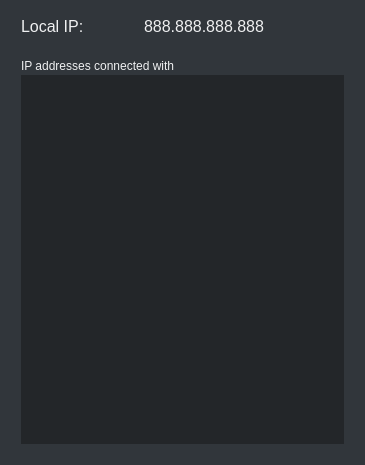
<?xml version="1.0" encoding="UTF-8"?>
<ui version="4.0">
 <class>Form</class>
 <widget class="QWidget" name="Form">
  <property name="geometry">
   <rect>
    <x>0</x>
    <y>0</y>
    <width>365</width>
    <height>465</height>
   </rect>
  </property>
  <property name="windowTitle">
   <string>Watcher - IP Addresses</string>
  </property>
  <property name="windowIcon">
   <iconset>
    <normaloff>../resources/logo.png</normaloff>../resources/logo.png</iconset>
  </property>
  <property name="styleSheet">
   <string notr="true">QToolTip
 {
    border: none;
    background-color: #31363b;
    alternate-background-color: #3b4045;
    color: #eff0f1;
    padding: 1px;  /* we need to chnge this */
    opacity: 200;
 }
 
 QWidget
 {
     color: #eff0f1;
     background-color: #31363b;
     selection-background-color:#3daee9;
     selection-color: #eff0f1;
     outline: 0;
 }
 
 QWidget:item:hover
 {
     background-color: #3daee9;
     color: #eff0f1;
 }
 
 QWidget:item:selected
 {
     background-color: #3daee9;
 }
 
 QGroupBox::indicator
 {
     margin-left: 0.2ex;
 }
 
 QMenuBar
 {
     background-color: #31363b;
     color: #eff0f1;
 }
 
 QMenuBar::item
 {
     background: transparent;
 }
 
 QMenuBar::item:selected
 {
     background: transparent;
     border: none; 
 }
 
 QMenuBar::item:pressed
 {
     border: none;
     background-color: #3daee9;
     color: #eff0f1;
     margin-bottom: -0.1ex;  /* maybe we will change this */
     padding-bottom: 0.1ex;  /* this too */
 }
 
 QMenu
 {
     border: none;
     color: #eff0f1;
     margin: 0.2ex;  /* hmmmmmmmm */
 }
 
 QMenu::icon
 {
     margin: 0.5ex;
 }
 
 QMenu::item
 {
     padding: 0.5ex 3ex 0.5ex 3ex;
     margin-left: 0.5ex;
     border: none;
 }
 
 QMenu::item:selected
 {
     color: #eff0f1;
 }
 
 QMenu::separator
 {
     height: 0.2ex;
     background: lightblue;
     margin-left: 1ex;
     margin-right: 0.5ex;
 }
 
 QAbstractItemView
 {
     alternate-background-color: #31363b;
     color: #eff0f1;
     border: none;
     border-radius: 0.2ex;
 }
 
 QWidget:focus,
 QMenuBar:focus
 {
     border: none;
 }
 
 QTabWidget:focus,
 QCheckBox:focus,
 QRadioButton:focus,
 QSlider:focus
 {
     border: none;
 }
 
 QLineEdit
 {
     background-color: #232629; 
     padding: 0.5ex;
     border: none;
     border-radius: 0.2ex;
     color: #eff0f1;
 }
 

 QAbstractScrollArea
 {
     border-radius: 0.2ex;
     border: none;
     background-color: transparent;
 }
 
 QScrollBar:horizontal
 {
     height: 10px;
     margin: 0.3ex 1.5ex 0.3ex 1.5ex;
     border: none;
     border-radius: 4px;
     background-color: #2A2929;
 }
 
 QScrollBar::handle:horizontal
 {
     background-color: #3daee9;
     min-width: 60px;
     border-radius: 4px;
 }
 
 QScrollBar::add-line:horizontal
 {
     margin: 0px 0.3ex 0px 0.3ex;
     width: 1ex;
     height: 1ex;
     subcontrol-position: right;
     subcontrol-origin: margin;
 }
 
 QScrollBar::sub-line:horizontal
 {
     margin: 0ex 0.3ex 0ex 0.3ex;
     width: 1ex;
     height: 1ex;
     subcontrol-position: left;
     subcontrol-origin: margin;
 }
 
 QScrollBar::add-line:horizontal:hover,
 QScrollBar::add-line:horizontal:on
 {
     width: 1ex;
     height: 1ex;
     subcontrol-position: right;
     subcontrol-origin: margin;
 }
 
 
 QScrollBar::sub-line:horizontal:hover,
 QScrollBar::sub-line:horizontal:on
 {
     width: 1ex;
     height: 1ex;
     subcontrol-position: left;
     subcontrol-origin: margin;
 }
 
 QScrollBar::up-arrow:horizontal,
 QScrollBar::down-arrow:horizontal
 {
     background: none;
 }
 
 
 QScrollBar::add-page:horizontal,
 QScrollBar::sub-page:horizontal
 {
     background: none;
 }
 
 QScrollBar:vertical
 {
     background-color: #2A2929;
     width: 10px;
     margin: 1.5ex 0.3ex 1.5ex 0.3ex;
     border: none;
     border-radius: 4px;
 }
 
 QScrollBar::handle:vertical
 {
     background-color: #3daee9;
     min-height: 40px;
     border-radius: 4px;
 }
 
 QScrollBar::sub-line:vertical
 {
     margin: 0.3ex 0ex 0.3ex 0ex;
     height: 1ex;
     width: 1ex;
     subcontrol-position: top;
     subcontrol-origin: margin;
 }
 
 QScrollBar::add-line:vertical
 {
     margin: 0.3ex 0ex 0.3ex 0ex;
     height: 1ex;
     width: 1ex;
     subcontrol-position: bottom;
     subcontrol-origin: margin;
 }
 
 QScrollBar::sub-line:vertical:hover,
 QScrollBar::sub-line:vertical:on
 {
     height: 1ex;
     width: 1ex;
     subcontrol-position: top;
     subcontrol-origin: margin;
 }
 
 
 QScrollBar::add-line:vertical:hover,
 QScrollBar::add-line:vertical:on
 {
     height: 1ex;
     width: 1ex;
     subcontrol-position: bottom;
     subcontrol-origin: margin;
 }
 
 QScrollBar::up-arrow:vertical, QScrollBar::down-arrow:vertical
 {
     background: none;
 }
 
 
 QScrollBar::add-page:vertical, QScrollBar::sub-page:vertical
 {
     background: none;
 }
 
 QTextEdit
 {
     background-color: #232629;
     color: #eff0f1;
     border: none;
 }
 
 QPlainTextEdit
 {
     background-color: #232629;;
     color: #eff0f1;
     border-radius: 0.2ex;
     border: none;
 }
 
 /* #################################################################################*/
 QHeaderView::section
 {
     background-color: #76797c;
     color: #eff0f1;
     padding: 0.5ex;
     border: none;
 }
 
 QSizeGrip
 {
     width: 1.2ex;
     height: 1.2ex;
 }

 QToolBar
 {
     border: none;
     background: 0.1ex solid #31363b;
     font-weight: bold;
 }
 
 QToolBar::handle:horizontal
 {
     width : 1.6ex;
     height : 6.4ex;
 }
 
 QToolBar::handle:vertical
 {
     width : 5.4ex;
     height : 1ex;
 }
 
 QToolBar::separator:horizontal
 {
     width : 0.7ex;
     height : 6.3ex;
 }
 
 QToolBar::separator:vertical
 {
     width : 6.3ex;
     height : 0.7ex;
 }
 
 QPushButton
 {
    color: #eff0f1;
    background-color: qlineargradient(x1: 0.5, y1: 0.5 x2: 0.5, y2: 1, stop: 0 #3b4045, stop: 0.5 #31363b);
    border : none;
    padding : 0.5ex;
    border-radius : 0.2ex;
    outline : none;
 }
 
 QPushButton:disabled
 {  
    color: #eff0f1;
    background-color:transparent;
    padding : 0.5ex;
    border : none;
    border-radius : 0.2ex;
    outline : none; 
 }
 
 QPushButton:focus
 {
    color: white;
 }
 
 QPushButton:pressed
 {
     background-color: #31363b;
     padding-top: -1.5ex;
     padding-bottom: -1.7ex;
 }

 QPushButton:checked
 {
     background-color: #76797c;
 }
 
 QPushButton:hover
 {
     background-color: qlineargradient(x1: 0.5, y1: 0.5 x2: 0.5, y2: 1, stop: 0 #454a4f, stop: 0.5 #3b4045);
     color: #eff0f1;
 }
 
 QPushButton:checked:hover
 {
     background-color: qlineargradient(x1: 0.5, y1: 0.5 x2: 0.5, y2: 1, stop: 0 #808386, stop: 0.5 #76797c);
     color: #eff0f1;
 }
 
 QLineEdit:hover
 {
     border: none;  /* we wont change this i guess */
     color: #eff0f1;
 }
 
 QComboBox:hover:pressed,
 QPushButton:hover:pressed,
 QAbstractSpinBox:hover:pressed,
 QLineEdit:hover:pressed,
 QTextEdit:hover:pressed,
 QPlainTextEdit:hover:pressed,
 QAbstractView:hover:pressed,
 QTreeView:hover:pressed
 {
     background-color: #31363b; 
 }
 
 QAbstractSpinBox
 {
     padding: 0.5ex;
     border: none;
     background-color: #232629;
     color: #eff0f1;
     border-radius: 0.2ex;
     min-width: 7ex; /* change this */
 }
 
 QAbstractSpinBox:up-button
 {
     background-color: transparent;
     subcontrol-origin: border;
     subcontrol-position: center right;
 }
 
 QAbstractSpinBox:down-button
 {
     background-color: transparent;
     subcontrol-origin: border;
     subcontrol-position: center left;
 }
 
 QAbstractSpinBox::up-arrow,
 QAbstractSpinBox::up-arrow:disabled,
 QAbstractSpinBox::up-arrow:off
 {
     width: 0.9ex;
     height: 0.6ex;
 }
 
 QAbstractSpinBox::up-arrow:hover
 {
     width: 0.9ex;
     height: 0.6ex;
 }
 
 QAbstractSpinBox::down-arrow,
 QAbstractSpinBox::down-arrow:disabled,
 QAbstractSpinBox::down-arrow:off
 {
     width: 0.9ex;
     height: 0.6ex;
 }
 
 QAbstractSpinBox::down-arrow:hover
 {
     width: 0.9ex;
     height: 0.6ex;
 }
 
 /* BORDERS */
 QTabWidget::pane
 {
     padding: 0.5ex;
     margin: 0.1ex;
 }
 
 QTabWidget::pane:top
 {
     border: none;
     top: -0.1ex;
 }
 
 QTabWidget::pane:bottom
 {
     border: none;
     bottom: -0.1ex;
 }
 
 QTabWidget::pane:left
 {
     border: none;
     right: -0.1ex;
 }
 
 QTabWidget::pane:right
 {
     border: none;
     left: -0.1ex;
 }
 
 
 QTabBar
 {
     qproperty-drawBase: 0;
     left: 0.5ex; 
     border-radius: 0.3ex;
 }
 
 QTabBar::close-button
 {
     background: transparent;
 }
 
 QTabBar::close-button:hover
 {
     width: 1.2ex;
     height: 1.2ex;
     background: transparent;
 }
 
 QTabBar::close-button:pressed
 {
     width: 1.2ex;
     height: 1.2ex;
     background: transparent;
 }
 
 /* TOP TABS */
 QTabBar::tab:top
 {
     color: #eff0f1;
     border: none;
     background-color: #31363b;
     padding: 0.5ex;
     min-width: 50px;
 }
 
 QTabBar::tab:top:last,
 QTabBar::tab:top:only-one
 {
     color: #eff0f1;
     border:none;
     background-color: #31363b;
     padding: 0.5ex;
     min-width: 50px;
 }
 
 QTabBar::tab:top:!selected
 {
     color: #eff0f1;
     background-color: #54575B;
     border: none;
 }
 
 QTabBar::tab:top:first:!selected
 {
     color: #eff0f1;
     background-color: #54575B;
     border: none;
 }
 
 QTabBar::tab:top:!selected:hover
 {
     background-color: rgba(61, 173, 232, 0.2);
     border: none;
 }
 
 QTabBar::tab:top:!selected:first:hover
 {
     background-color: rgba(61, 173, 232, 0.2);
     border: none;
 }
 
 /* BOTTOM TABS */
 
 QTabBar::tab:bottom
 {
     color: #eff0f1;
     border: none;
     padding: 0.5ex;
     min-width: 50px;
 }
 
 QTabBar::tab:bottom:last,
 QTabBar::tab:bottom:only-one
 {
     color: #eff0f1;
     border: none;
     background-color: #31363b;
     padding: 0.5ex;
     min-width: 50px;
 }
 
 QTabBar::tab:bottom:!selected
 {
     color: #eff0f1;
     background-color: #54575B;
     border: none;
 }
 
 QTabBar::tab:bottom:first:!selected
 {
     color: #eff0f1;
     background-color: #54575B;
     border: none;
 }
 
 QTabBar::tab:bottom:!selected:hover
 {
     background-color: rgba(61, 173, 232, 0.2);
     border: none;
 }
 
 QTabBar::tab:bottom:!selected:first:hover
 {
     background-color: rgba(61, 173, 232, 0.2);
     border: none;
 }
 
 /* LEFT TABS */
 QTabBar::tab:left
 {
     color: #eff0f1;
     border: none;
     background-color: #31363b;
     padding: 0.5ex;
     min-height: 50px;
 }
 
 QTabBar::tab:left:last,
 QTabBar::tab:left:only-one
 {
     color: #eff0f1;
     border: none;
     background-color: #31363b;
     padding: 0.5ex;
     min-height: 50px;
 }
 
 QTabBar::tab:left:!selected
 {
     color: #eff0f1;
     background-color: #54575B;
     border:none;
 }
 
 QTabBar::tab:left:!selected:hover
 {
     background-color: rgba(61, 173, 232, 0.2);
     border:none;
 }
 
 QTabBar::tab:left:!selected:first:hover
 {
     background-color: rgba(61, 173, 232, 0.2);
     border: 0.1ex rgba(61, 173, 232, 0.2);
 }
 
 /* RIGHT TABS */
 QTabBar::tab:right
 {
     color: #eff0f1;
     border: none;
     background-color: #31363b;
     padding: 0.5ex;
     min-height: 50px;
 }
 
 QTabBar::tab:right:last,
 QTabBar::tab:right:only-one
 {
     color: #eff0f1;
     border: none;
     background-color: #31363b;
     padding: 0.5ex;
     min-height: 50px;
 }
 
 QTabBar::tab:right:!selected
 {
     color: #eff0f1;
     background-color: #54575B;
     border: none;
 }
 
 QTabBar::tab:right:!selected:hover
 {
     background-color: rgba(61, 173, 232, 0.2);
     border:none;
 }
 
 QTabBar::tab:right:!selected:first:hover
 {
     background-color: rgba(61, 173, 232, 0.2);
     border: none;
 }

 QDockWidget
 {
     background: #31363b;
     border: none;
 }
 
 QDockWidget::close-button,
 QDockWidget::float-button
 {
     border: 0.1ex solid transparent;
     border-radius: 0.2ex;
     background: transparent;
 }

 QTreeView,
 QListView
 {
     border: none;
     background-color: #232629;
 }
 
 QTableView::item,
 QListView::item,
 QTreeView::item
 {
     padding: 0.3ex;
 }
 
 QTableView::item:!selected:hover,
 QListView::item:!selected:hover,
 QTreeView::item:!selected:hover
 {
     background-color: rgba(61, 173, 232, 0.2);
     outline: 0;
     color: #eff0f1;
     padding: 0.3ex;
 }
 
 
 QSlider::groove:horizontal
 {
     border: none;
     height: 0.4ex;
     background: #565a5e;
     margin: 0ex;
     border-radius: 0.2ex;
 }
 
 QSlider::handle:horizontal
 {
     background: #232629;
     border: none;
     width: 1.6ex;
     height: 1.6ex;
     margin: -0.8ex 0;
     border-radius: 0.9ex;
 }
 
 QSlider::groove:vertical
 {
     border: none;
     width: 0.4ex;
     background: #565a5e;
     margin: 0ex;
     border-radius: 0.3ex;
 }
 
 QSlider::handle:vertical
 {
     background: #232629;
     border: none;
     width: 1.6ex;
     height: 1.6ex;
     margin: 0 -0.8ex;
     border-radius: 0.9ex;
 }
 
 QSlider::handle:horizontal:hover,
 QSlider::handle:horizontal:focus,
 QSlider::handle:vertical:hover,
 QSlider::handle:vertical:focus
 {
     border:none;
 }
 
 QSlider::sub-page:horizontal,
 QSlider::add-page:vertical
 {
     background: #3daee9;
     border-radius: 0.3ex;
 }
 
 QSlider::add-page:horizontal,
 QSlider::sub-page:vertical
 {
     background: #626568;
     border-radius: 0.3ex;
 }
 
 QToolButton
 {
     background-color: transparent;
     border: none;
     border-radius: 0.2ex;
     margin: 0.3ex;
     padding: 0.5ex;
 }
 
 QToolButton[popupMode=&quot;1&quot;]  /* only for MenuButtonPopup */
 {
     padding-right: 2ex; /* make way for the popup button */
 }
 
 QToolButton[popupMode=&quot;2&quot;]  /* only for InstantPopup */
 {
     padding-right: 1ex; /* make way for the popup button */
 }
 
 QToolButton:hover,
 QToolButton::menu-button:hover
 {
     background-color: transparent;
     border: none;
 }
 
 QToolButton:checked,
 QToolButton:pressed,
 QToolButton::menu-button:pressed
 {
     background-color: #3daee9;
     border: none;
     padding: 0.5ex;
 }
 
 QToolButton::menu-button
 {
     border:none;
     width: 1ex;
     padding: 0.5ex;
     outline: none;
 }
 
 QToolButton::menu-arrow:open
 {
     border: none;
 }
 
 QPushButton::menu-indicator
 {
     subcontrol-origin: padding;
     subcontrol-position: bottom right;
     left: 0.8ex;
 }
 
 QTableView
 {
     border: none;
     gridline-color: #31363b;
     background-color: #232629;
 }
 
 
 QTableView,
 QHeaderView
 {
     border-radius: 0px;
 }
 
 QTableView::item:pressed,
 QListView::item:pressed,
 QTreeView::item:pressed
 {
     background: #3daee9;
     color: #eff0f1;
 }
 
 QTableView::item:selected:active,
 QTreeView::item:selected:active,
 QListView::item:selected:active
 {
     background: #3daee9;
     color: #eff0f1;
 }
 
 QListView::item:selected:hover,
 QTreeView::item:selected:hover
 {
     background-color: #47b8f3;
     color: #eff0f1;
 }
 
 QHeaderView
 {
     background-color: #31363b;
     border: 0.1ex transparent;
     border-radius: 0px;
     margin: 0px;
     padding: 0px;
 
 }
 
 QHeaderView::section
 {
     background-color: #31363b;
     color: #eff0f1;
     padding: 0.5ex;
     border: none;
     border-radius: 0px;
     text-align: center;
 }
 
 QHeaderView::section::vertical::first,
 QHeaderView::section::vertical::only-one
 {
     border-top: 0.1ex solid #76797c;
 }
 
 QHeaderView::section::vertical
 {
     border-top: transparent;
 }
 
 QHeaderView::section::horizontal::first,
 QHeaderView::section::horizontal::only-one
 {
     border-left: 0.1ex solid #76797c;
 }
 
 QHeaderView::section::horizontal
 {
     border-left: transparent;
 }
 
 
 QHeaderView::section:checked
 {
     color: white;
     background-color: #334e5e;
 }


 QTableCornerButton::section
 {
     background-color: #31363b;
     border: none;
     border-radius: 0px;
 }
 
 QToolBox
 {
     padding: 0.5ex;
     border: none;
 }
 
 QToolBox:selected
 {
     background-color: #31363b;
     border-color: none;
 }
 
 QToolBox:hover
 {
     border-color: none;
 }
 
 QSplitter::handle
 {
     border: none;
 }
 
 QSplitter::handle:hover
 {
     background-color: #787876;
     border: none;
 }
 
 QSplitter::handle:horizontal
 {
     width: 0.1ex;
 }
 
 QSplitter::handle:vertical
 {
     height: 0.1ex;
 }
 
 QSpinBox
 {
     padding-right: 1.5ex;
 }
 
 QSpinBox::up-button
 {
     subcontrol-origin: content;
     subcontrol-position: right top;
     width: 1.6ex;
     border-width: 0.1ex;
 }
 
 QSpinBox::up-arrow
 {
     width: 0.9ex;
     height: 0.6ex;
 }
 
 QSpinBox::up-arrow:hover,
 QSpinBox::up-arrow:pressed
 {
     width: 0.9ex;
     height: 0.6ex;
 }
 
 QSpinBox::down-button
 {
     subcontrol-origin: content;
     subcontrol-position: right bottom;
     width: 1.6ex;
     border-width: 0.1ex;
 }
 
 QSpinBox::down-arrow
 {
     width: 0.9ex;
     height: 0.6ex;
 }
 
 QSpinBox::down-arrow:hover,
 QSpinBox::down-arrow:pressed
 {
     width: 0.9ex;
     height: 0.6ex;
 }</string>
  </property>
  <layout class="QVBoxLayout" name="verticalLayout">
   <item>
    <layout class="QHBoxLayout" name="horizontalLayout">
     <property name="leftMargin">
      <number>10</number>
     </property>
     <property name="topMargin">
      <number>0</number>
     </property>
     <property name="rightMargin">
      <number>10</number>
     </property>
     <item>
      <widget class="QLabel" name="localiptext">
       <property name="sizePolicy">
        <sizepolicy hsizetype="Fixed" vsizetype="Fixed">
         <horstretch>0</horstretch>
         <verstretch>0</verstretch>
        </sizepolicy>
       </property>
       <property name="minimumSize">
        <size>
         <width>0</width>
         <height>30</height>
        </size>
       </property>
       <property name="maximumSize">
        <size>
         <width>16777215</width>
         <height>30</height>
        </size>
       </property>
       <property name="font">
        <font>
         <pointsize>12</pointsize>
        </font>
       </property>
       <property name="text">
        <string>Local IP:</string>
       </property>
      </widget>
     </item>
     <item>
      <spacer name="horizontalSpacer_2">
       <property name="orientation">
        <enum>Qt::Horizontal</enum>
       </property>
       <property name="sizeHint" stdset="0">
        <size>
         <width>40</width>
         <height>20</height>
        </size>
       </property>
      </spacer>
     </item>
     <item>
      <widget class="QLabel" name="localIP">
       <property name="sizePolicy">
        <sizepolicy hsizetype="Fixed" vsizetype="Fixed">
         <horstretch>0</horstretch>
         <verstretch>0</verstretch>
        </sizepolicy>
       </property>
       <property name="minimumSize">
        <size>
         <width>200</width>
         <height>30</height>
        </size>
       </property>
       <property name="maximumSize">
        <size>
         <width>200</width>
         <height>16777215</height>
        </size>
       </property>
       <property name="font">
        <font>
         <pointsize>12</pointsize>
        </font>
       </property>
       <property name="text">
        <string>888.888.888.888</string>
       </property>
      </widget>
     </item>
    </layout>
   </item>
   <item>
    <layout class="QHBoxLayout" name="horizontalLayout_2">
     <property name="leftMargin">
      <number>10</number>
     </property>
     <property name="topMargin">
      <number>10</number>
     </property>
     <property name="rightMargin">
      <number>10</number>
     </property>
     <property name="bottomMargin">
      <number>10</number>
     </property>
     <item>
      <widget class="QTreeWidget" name="ipsTree">
       <property name="minimumSize">
        <size>
         <width>0</width>
         <height>200</height>
        </size>
       </property>
       <property name="maximumSize">
        <size>
         <width>16777215</width>
         <height>16777215</height>
        </size>
       </property>
       <property name="font">
        <font>
         <pointsize>12</pointsize>
        </font>
       </property>
       <column>
        <property name="text">
         <string>IP addresses connected with</string>
        </property>
       </column>
      </widget>
     </item>
    </layout>
   </item>
  </layout>
 </widget>
 <resources/>
 <connections/>
</ui>
